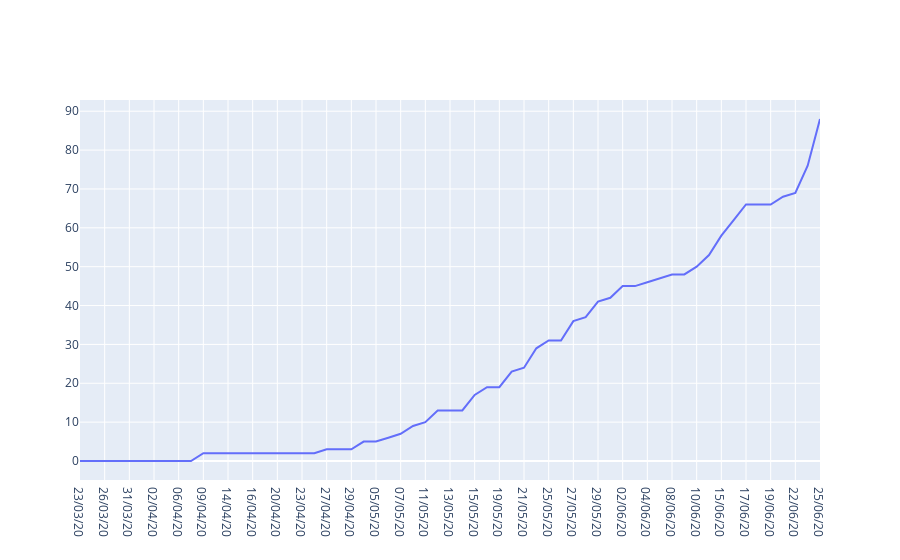

Write notebook code for a chart like this one.
### Code cell
trace = go.Scatter(x = data['Data'],
                   y = data['Confirmados'],
                   mode = 'lines')
dat = [trace]
py.iplot(dat)

### Figure 1 — Plotly figure (JSON) as saved in the notebook; plotly's stock layout.template omitted (floating-point values rounded to 4 significant figures)
{"data": [{"mode": "lines", "type": "scatter", "x": ["23/03/20", "25/03/20", "26/03/20", "27/03/20", "31/03/20", "01/04/20", "02/04/20", "03/04/20", "06/04/20", "08/04/20", "09/04/20", "13/04/20", "14/04/20", "15/04/20", "16/04/20", "17/04/20", "20/04/20", "22/04/20", "23/04/20", "24/04/20", "27/04/20", "28/04/20", "29/04/20", "04/05/20", "05/05/20", "06/05/20", "07/05/20", "08/05/20", "11/05/20", "12/05/20", "13/05/20", "14/05/20", "15/05/20", "18/05/20", "19/05/20", "20/05/20", "21/05/20", "22/05/20", "25/05/20", "26/05/20", "27/05/20", "28/05/20", "29/05/20", "01/06/20", "02/06/20", "03/06/20", "04/06/20", "05/06/20", "08/06/20", "09/06/20", "10/06/20", "12/06/20", "15/06/20", "16/06/20", "17/06/20", "18/06/20", "19/06/20", "20/06/22", "22/06/20", "23/06/20", "25/06/20"], "y": [0, 0, 0, 0, 0, 0, 0, 0, 0, 0, 2, 2, 2, 2, 2, 2, 2, 2, 2, 2, 3, 3, 3, 5, 5, 6, 7, 9, 10, 13, 13, 13, 17, 19, 19, 23, 24, 29, 31, 31, 36, 37, 41, 42, 45, 45, 46, 47, 48, 48, 50, 53, 58, 62, 66, 66, 66, 68, 69, 76, 88]}], "layout": {}}
